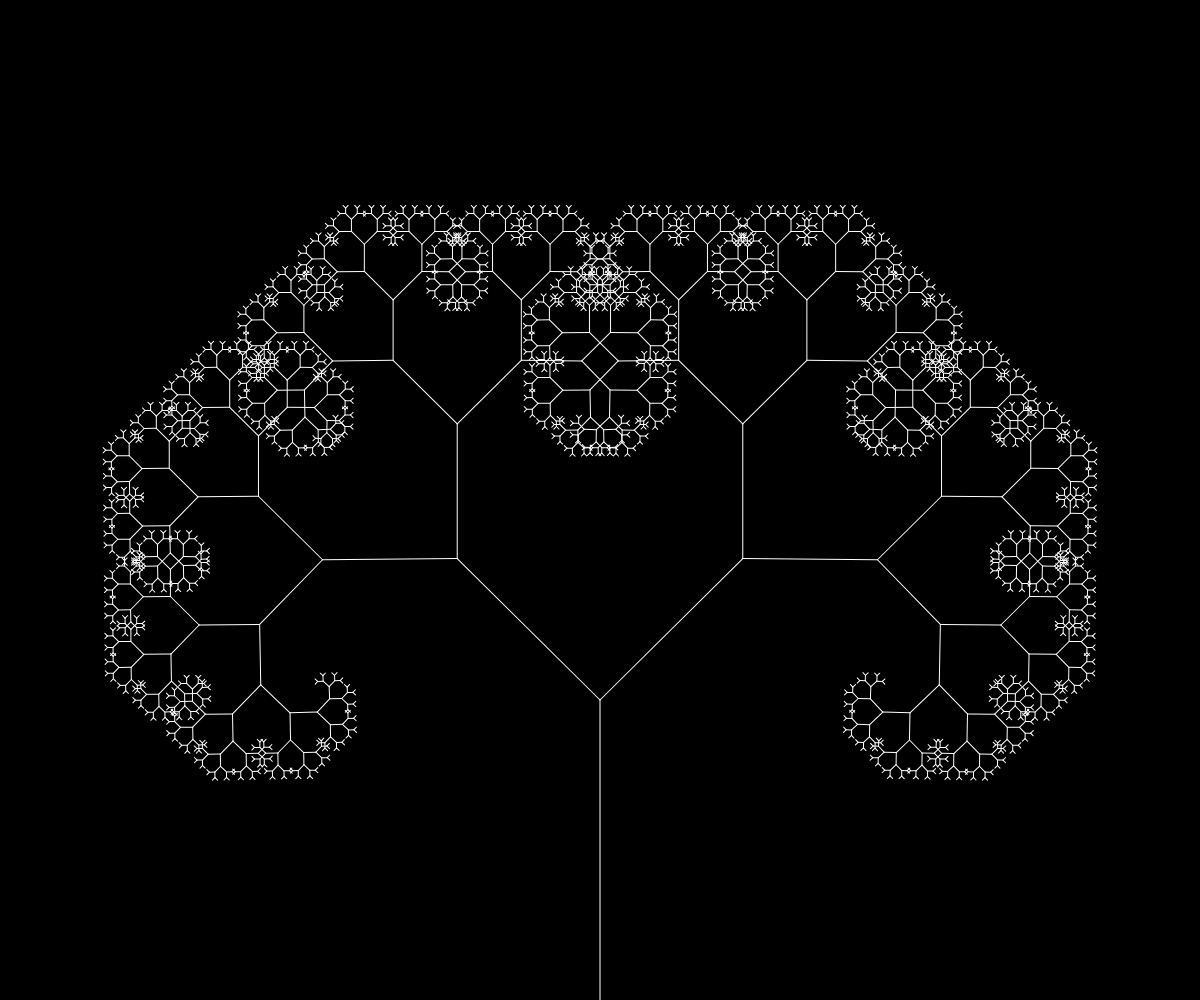
Frame 1 (no input)
Frame 60 (no input): identical to frame 1, image omitted
Frame 120 (the mouse pressed at the canvas centre since frame 60): identical to frame 1, image omitted

The p5.js sketch that drew this single still picture (run headless with seeded random() and noise() and a simulated clock; from frame 60 on, the mouse is pressed at the canvas centre):

// p5.js sketch
// ── sketch.js
let angle = 0
let slider 
function setup() {
    createCanvas(innerWidth, innerHeight);
    slider = createSlider(0, TWO_PI, PI/4, 0.01)
}

function draw() {
    background("black")
    translate(innerWidth/2, innerHeight)//make origin at the bottom
    
    stroke('white')
    branch(300)

}

function branch(length){
    line(0, 0, 0, - length)
    angle = slider.value()
    translate(0, -length)
    if(length > 4){
        push()
        rotate(angle)
        branch(length*0.67)
        pop()
        push()
        rotate(-angle)
        branch(length*0.67)
        pop()
    }
}
// ── branch.js
class Branch {
    constructor(begin, end){
        this.begin = begin
        this.end = end
        this.finished = false
    }


    show(){
        stroke(255)
        line(this.begin.x, this.begin.y, this.end.x, this.end.y)
    }
    jitter(){
        this.end.x += random(-1,1)
        this.end.y += random(-1,1)
    }
    branchRight(){
        let dir = p5.Vector.sub(this.end, this.begin)
        dir.rotate(PI/4)
        dir.mult(0.67)
        let newEnd = p5.Vector.add(this.end, dir)
        let right = new Branch( this.end, newEnd)
        return right
    }
    branchLeft(){

        let dir = p5.Vector.sub(this.end, this.begin)
        dir.rotate(-PI/4)
        dir.mult(0.67)

        let newEnd = p5.Vector.add(this.end, dir)
        let right = new Branch( this.end, newEnd)
        return right
    }
}
